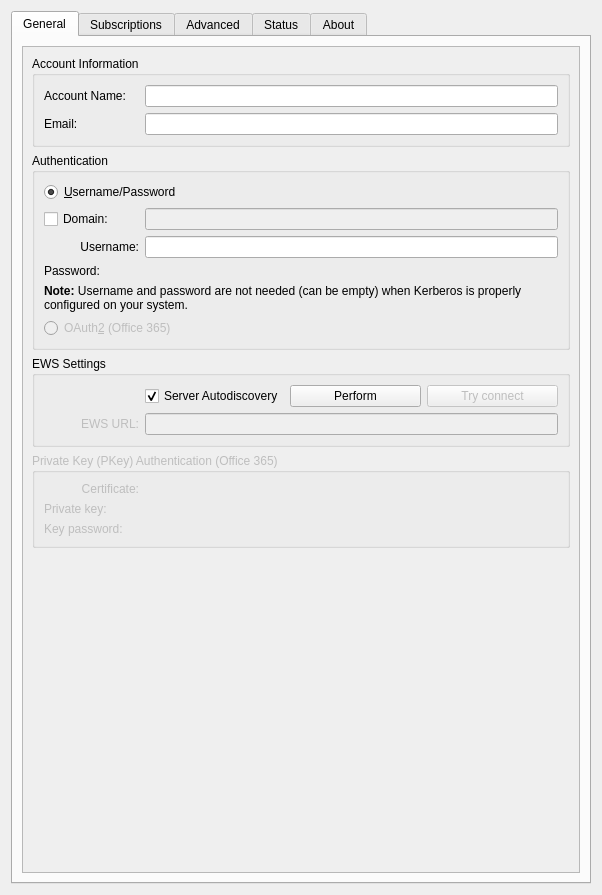
<?xml version="1.0" encoding="UTF-8"?>
<ui version="4.0">
 <class>SetupServerView</class>
 <widget class="QWidget" name="SetupServerView">
  <property name="geometry">
   <rect>
    <x>0</x>
    <y>0</y>
    <width>602</width>
    <height>895</height>
   </rect>
  </property>
  <property name="windowTitle">
   <string>EWS Configuration</string>
  </property>
  <layout class="QVBoxLayout" name="mainLayout">
   <item>
    <widget class="QTabWidget" name="tabWidget">
     <property name="currentIndex">
      <number>0</number>
     </property>
     <widget class="QWidget" name="generalTab">
      <attribute name="title">
       <string comment="General settings tab">General</string>
      </attribute>
      <layout class="QGridLayout">
       <item row="0" column="0">
        <widget class="QScrollArea" name="scrollArea">
         <property name="widgetResizable">
          <bool>true</bool>
         </property>
         <widget class="QWidget" name="scrollAreaWidgetContents">
          <property name="geometry">
           <rect>
            <x>0</x>
            <y>0</y>
            <width>545</width>
            <height>828</height>
           </rect>
          </property>
          <layout class="QVBoxLayout" name="generalTabLayout">
           <item>
            <widget class="QGroupBox" name="accountInfoGroupBox">
             <property name="title">
              <string>Account Information</string>
             </property>
             <layout class="QFormLayout" name="accountInfoGroupBoxLayout">
              <item row="0" column="0">
               <widget class="QLabel" name="accountNameLabel">
                <property name="minimumSize">
                 <size>
                  <width>95</width>
                  <height>0</height>
                 </size>
                </property>
                <property name="text">
                 <string>Account Name:</string>
                </property>
               </widget>
              </item>
              <item row="0" column="1">
               <widget class="QLineEdit" name="accountName">
                <property name="whatsThis">
                 <string>This is the account name that will appear in all Akonadi applications</string>
                </property>
               </widget>
              </item>
              <item row="1" column="0">
               <widget class="QLabel" name="emailLabel">
                <property name="text">
                 <string comment="Exchange account e-mail address">Email:</string>
                </property>
               </widget>
              </item>
              <item row="1" column="1">
               <widget class="QLineEdit" name="kcfg_Email">
                <property name="whatsThis">
                 <string>The e-mail address of this account</string>
                </property>
               </widget>
              </item>
             </layout>
            </widget>
           </item>
           <item>
            <widget class="QGroupBox" name="authenticationGroupBox">
             <property name="title">
              <string>Authentication</string>
             </property>
             <layout class="QVBoxLayout" name="authenticationGroupBoxLayout">
              <item>
               <widget class="QRadioButton" name="authUsernameRadioButton">
                <property name="whatsThis">
                 <string>&lt;html&gt;&lt;head/&gt;&lt;body&gt;&lt;p&gt;Enables traditional username/password authentication against the Exchange server. This includes methods like Basic, NTLM or Kerberos.&lt;/p&gt;&lt;p&gt;This authentication method is considered to be somewhat legacy and is mostly used for smaller on-premise Exchange installations and hosted Office 365 instances, where the administrator has chosen to enable it.&lt;/p&gt;&lt;/body&gt;&lt;/html&gt;</string>
                </property>
                <property name="text">
                 <string comment="authentication type">&amp;Username/Password</string>
                </property>
                <property name="checked">
                 <bool>true</bool>
                </property>
               </widget>
              </item>
              <item>
               <widget class="QWidget" name="authUsernameContainer" native="true">
                <layout class="QVBoxLayout" name="authUsernameContainerLayout">
                 <property name="leftMargin">
                  <number>0</number>
                 </property>
                 <property name="topMargin">
                  <number>0</number>
                 </property>
                 <property name="rightMargin">
                  <number>0</number>
                 </property>
                 <property name="bottomMargin">
                  <number>0</number>
                 </property>
                 <item>
                  <widget class="QWidget" name="authUsernameFieldsContainer" native="true">
                   <layout class="QFormLayout" name="authUsernameFieldsContainerLayout">
                    <property name="leftMargin">
                     <number>0</number>
                    </property>
                    <property name="topMargin">
                     <number>0</number>
                    </property>
                    <property name="rightMargin">
                     <number>0</number>
                    </property>
                    <property name="bottomMargin">
                     <number>0</number>
                    </property>
                    <item row="0" column="0">
                     <widget class="QCheckBox" name="kcfg_HasDomain">
                      <property name="sizePolicy">
                       <sizepolicy hsizetype="Preferred" vsizetype="Preferred">
                        <horstretch>0</horstretch>
                        <verstretch>0</verstretch>
                       </sizepolicy>
                      </property>
                      <property name="whatsThis">
                       <string>&lt;html&gt;&lt;head/&gt;&lt;body&gt;&lt;p&gt;Allows to specify an Active Directory domain for the user.&lt;/p&gt;&lt;p&gt;&lt;span style=&quot; font-weight:600;&quot;&gt;Note:&lt;/span&gt; There is a subtle difference between &amp;quot;empty domain&amp;quot; and &amp;quot;no-domain&amp;quot;.&lt;/p&gt;&lt;p&gt;With an empty domain (Domain checkbox checked, empty domain in edit box) the EWS resource will pass the user with an explicitly empty domain (&amp;quot;\username&amp;quot;).&lt;/p&gt;&lt;p&gt;With no domain set (Domain checkbox cleared) the username will be passed without the domain (&amp;quot;username&amp;quot;), which will cause the server to set the domain to the default one its configured with.&lt;/p&gt;&lt;/body&gt;&lt;/html&gt;</string>
                      </property>
                      <property name="text">
                       <string>Domain:</string>
                      </property>
                     </widget>
                    </item>
                    <item row="0" column="1">
                     <widget class="QLineEdit" name="kcfg_Domain">
                      <property name="enabled">
                       <bool>false</bool>
                      </property>
                      <property name="whatsThis">
                       <string>The Active Directory domain the user belongs to.</string>
                      </property>
                     </widget>
                    </item>
                    <item row="1" column="0">
                     <widget class="QLabel" name="usernameLabel">
                      <property name="minimumSize">
                       <size>
                        <width>95</width>
                        <height>0</height>
                       </size>
                      </property>
                      <property name="text">
                       <string comment="Exchange account username/login">Username:</string>
                      </property>
                      <property name="alignment">
                       <set>Qt::AlignRight|Qt::AlignTrailing|Qt::AlignVCenter</set>
                      </property>
                     </widget>
                    </item>
                    <item row="2" column="0">
                     <widget class="QLabel" name="passwordLabel">
                      <property name="text">
                       <string>Password:</string>
                      </property>
                     </widget>
                    </item>
                    <item row="2" column="1">
                     <widget class="KPasswordLineEdit" name="passwordEdit">
                      <property name="whatsThis">
                       <string>&lt;html&gt;&lt;head/&gt;&lt;body&gt;&lt;p&gt;The password used to login to the Exchange server.&lt;/p&gt;&lt;p&gt;&lt;span style=&quot; font-weight:600;&quot;&gt;Note:&lt;/span&gt; This can be left empty when using Kerberos authentication.&lt;/p&gt;&lt;/body&gt;&lt;/html&gt;</string>
                      </property>
                     </widget>
                    </item>
                    <item row="1" column="1">
                     <widget class="QLineEdit" name="kcfg_Username">
                      <property name="whatsThis">
                       <string>&lt;html&gt;&lt;head/&gt;&lt;body&gt;&lt;p&gt;The username used to login to the Exchange server.&lt;/p&gt;&lt;p&gt;&lt;span style=&quot; font-weight:600;&quot;&gt;Note:&lt;/span&gt; This can be left empty when using Kerberos authentication.&lt;/p&gt;&lt;/body&gt;&lt;/html&gt;</string>
                      </property>
                     </widget>
                    </item>
                   </layout>
                  </widget>
                 </item>
                 <item>
                  <widget class="QLabel" name="kerberosNoteLabel">
                   <property name="text">
                    <string>&lt;html&gt;&lt;head/&gt;&lt;body&gt;&lt;p&gt;&lt;span style=&quot; font-weight:600;&quot;&gt;Note:&lt;/span&gt; Username and password are not needed (can be empty) when Kerberos is properly configured on your system.&lt;/p&gt;&lt;/body&gt;&lt;/html&gt;</string>
                   </property>
                   <property name="scaledContents">
                    <bool>false</bool>
                   </property>
                   <property name="wordWrap">
                    <bool>true</bool>
                   </property>
                  </widget>
                 </item>
                </layout>
               </widget>
              </item>
              <item>
               <widget class="QRadioButton" name="authOAuth2RadioButton">
                <property name="enabled">
                 <bool>false</bool>
                </property>
                <property name="whatsThis">
                 <string>&lt;html&gt;&lt;head/&gt;&lt;body&gt;&lt;p&gt;Enables more modern and stronger authentication based on OAuth2.&lt;/p&gt;&lt;p&gt;This type of authentication will open an organization-supplied webpage, where the user will be able to enter authentication information, which may also include multifactor authentication in form of one-time-passwords generated by tokens.&lt;/p&gt;&lt;p&gt;This method is mostly used for hosted Office 365 instances.&lt;/p&gt;&lt;/body&gt;&lt;/html&gt;</string>
                </property>
                <property name="text">
                 <string>OAuth&amp;2 (Office 365)</string>
                </property>
               </widget>
              </item>
             </layout>
            </widget>
           </item>
           <item>
            <widget class="QGroupBox" name="ewsSettingsGroupBox">
             <property name="title">
              <string>EWS Settings</string>
             </property>
             <layout class="QFormLayout" name="ewsSettingsGroupBoxLayout">
              <item row="1" column="0">
               <widget class="QLabel" name="serverUrlLabel">
                <property name="enabled">
                 <bool>false</bool>
                </property>
                <property name="minimumSize">
                 <size>
                  <width>95</width>
                  <height>0</height>
                 </size>
                </property>
                <property name="text">
                 <string>EWS URL:</string>
                </property>
                <property name="alignment">
                 <set>Qt::AlignRight|Qt::AlignTrailing|Qt::AlignVCenter</set>
                </property>
               </widget>
              </item>
              <item row="1" column="1">
               <widget class="QLineEdit" name="kcfg_BaseUrl">
                <property name="enabled">
                 <bool>false</bool>
                </property>
                <property name="whatsThis">
                 <string>The Microsoft Exchange server URL used to send EWS requests.</string>
                </property>
               </widget>
              </item>
              <item row="0" column="1">
               <widget class="QWidget" name="autodiscoveryContainer" native="true">
                <layout class="QHBoxLayout" name="autodiscoveryContainerLayout">
                 <property name="leftMargin">
                  <number>0</number>
                 </property>
                 <property name="topMargin">
                  <number>0</number>
                 </property>
                 <property name="rightMargin">
                  <number>0</number>
                 </property>
                 <property name="bottomMargin">
                  <number>0</number>
                 </property>
                 <item>
                  <widget class="QCheckBox" name="kcfg_AutoDiscovery">
                   <property name="whatsThis">
                    <string>&lt;html&gt;&lt;head/&gt;&lt;body&gt;&lt;p&gt;Attempts to find out the Microsoft Exchange server address relevant to the supplied e-mail address.&lt;/p&gt;&lt;/body&gt;&lt;/html&gt;</string>
                   </property>
                   <property name="text">
                    <string>Server Autodiscovery</string>
                   </property>
                   <property name="checked">
                    <bool>true</bool>
                   </property>
                  </widget>
                 </item>
                 <item>
                  <widget class="QPushButton" name="autodiscoverButton">
                   <property name="text">
                    <string>Perform</string>
                   </property>
                  </widget>
                 </item>
                 <item>
                  <widget class="QPushButton" name="tryConnectButton">
                   <property name="enabled">
                    <bool>false</bool>
                   </property>
                   <property name="text">
                    <string>Try connect</string>
                   </property>
                  </widget>
                 </item>
                </layout>
               </widget>
              </item>
             </layout>
            </widget>
           </item>
           <item>
            <widget class="QGroupBox" name="pkeyAuthGroupBox">
             <property name="enabled">
              <bool>false</bool>
             </property>
             <property name="whatsThis">
              <string>&lt;html&gt;&lt;head/&gt;&lt;body&gt;&lt;p&gt;Private Key (PKey) Authentication is used as an additional authentication step to OAuth2-based authentication. It uses an X.509 certificate and private key that identifies a trusted device, which was joined to the Azure Directory using a Workplace Join.&lt;/p&gt;&lt;p&gt;Some administrators may mandate use of PKey authentication when connecting to Office 365 from outside of corporate network. In other cases, when multi-factor authentication is set-up, using the PKey authentication can satisfy requirements for strong authentication, in which case entering the MFA code is not required.&lt;/p&gt;&lt;/body&gt;&lt;/html&gt;</string>
             </property>
             <property name="title">
              <string>Private Key (PKey) Authentication (Office 365)</string>
             </property>
             <layout class="QFormLayout" name="pkeyAuthGroupBoxLayout">
              <item row="0" column="0">
               <widget class="QLabel" name="pkeyAuthCertLabel">
                <property name="minimumSize">
                 <size>
                  <width>95</width>
                  <height>0</height>
                 </size>
                </property>
                <property name="text">
                 <string>Certificate:</string>
                </property>
                <property name="alignment">
                 <set>Qt::AlignRight|Qt::AlignTrailing|Qt::AlignVCenter</set>
                </property>
               </widget>
              </item>
              <item row="0" column="1">
               <widget class="KUrlRequester" name="pkeyAuthCert">
                <property name="filter">
                 <string notr="true">*.pem</string>
                </property>
               </widget>
              </item>
              <item row="1" column="0">
               <widget class="QLabel" name="pkeyAuthKeyLabel">
                <property name="text">
                 <string>Private key:</string>
                </property>
               </widget>
              </item>
              <item row="1" column="1">
               <widget class="KUrlRequester" name="pkeyAuthKey">
                <property name="filter">
                 <string notr="true">*.pem</string>
                </property>
               </widget>
              </item>
              <item row="2" column="0">
               <widget class="QLabel" name="pkeyAuthPasswordLabel">
                <property name="text">
                 <string>Key password:</string>
                </property>
               </widget>
              </item>
              <item row="2" column="1">
               <widget class="KPasswordLineEdit" name="pkeyAuthPassword"/>
              </item>
             </layout>
            </widget>
           </item>
           <item>
            <spacer name="generalTabSpacer">
             <property name="orientation">
              <enum>Qt::Vertical</enum>
             </property>
             <property name="sizeHint" stdset="0">
              <size>
               <width>20</width>
               <height>1</height>
              </size>
             </property>
            </spacer>
           </item>
          </layout>
         </widget>
        </widget>
       </item>
      </layout>
     </widget>
     <widget class="QWidget" name="subscriptionTab">
      <attribute name="title">
       <string>Subscriptions</string>
      </attribute>
      <layout class="QVBoxLayout" name="subscriptionTabLayout"/>
     </widget>
     <widget class="QWidget" name="advancedTab">
      <attribute name="title">
       <string comment="Advanced settings tab">Advanced</string>
      </attribute>
      <layout class="QVBoxLayout" name="advancedTabLayout">
       <item>
        <widget class="QGroupBox" name="retrievalMethodGroupBox">
         <property name="title">
          <string>Retrieval</string>
         </property>
         <layout class="QVBoxLayout" name="retrievalMethodGroupBoxLayout">
          <item>
           <widget class="QRadioButton" name="pollRadioButton">
            <property name="whatsThis">
             <string>&lt;html&gt;&lt;head/&gt;&lt;body&gt;&lt;p&gt;Periodically asks for new item change events.&lt;/p&gt;&lt;/body&gt;&lt;/html&gt;</string>
            </property>
            <property name="text">
             <string>Po&amp;ll for new messages</string>
            </property>
           </widget>
          </item>
          <item>
           <widget class="QWidget" name="pollIntervalWidget" native="true">
            <property name="enabled">
             <bool>false</bool>
            </property>
            <layout class="QFormLayout" name="pollingIntervalWidgetLayout">
             <property name="leftMargin">
              <number>48</number>
             </property>
             <property name="topMargin">
              <number>0</number>
             </property>
             <property name="rightMargin">
              <number>0</number>
             </property>
             <property name="bottomMargin">
              <number>0</number>
             </property>
             <item row="1" column="1">
              <widget class="QDoubleSpinBox" name="kcfg_PollInterval">
               <property name="suffix">
                <string> minutes</string>
               </property>
               <property name="decimals">
                <number>1</number>
               </property>
               <property name="minimum">
                <double>0.500000000000000</double>
               </property>
               <property name="singleStep">
                <double>0.500000000000000</double>
               </property>
               <property name="value">
                <double>1.000000000000000</double>
               </property>
              </widget>
             </item>
             <item row="1" column="0">
              <widget class="QLabel" name="pollIntervalLabel">
               <property name="text">
                <string>Interval</string>
               </property>
              </widget>
             </item>
            </layout>
           </widget>
          </item>
          <item>
           <widget class="QRadioButton" name="streamingRadioButton">
            <property name="whatsThis">
             <string>&lt;html&gt;&lt;head/&gt;&lt;body&gt;&lt;p&gt;Streaming notifications behave similarly to push mode - a connection is kept alive and notifications about item changes are delivered instantly.&lt;/p&gt;&lt;p&gt;&lt;br/&gt;&lt;/p&gt;&lt;p&gt;This option requires Exchange server version 2010 SP1 or later.&lt;/p&gt;&lt;/body&gt;&lt;/html&gt;</string>
            </property>
            <property name="text">
             <string>&amp;Use streaming notifications</string>
            </property>
            <property name="checked">
             <bool>true</bool>
            </property>
           </widget>
          </item>
         </layout>
        </widget>
       </item>
       <item>
        <widget class="QGroupBox" name="advAuthenticationGroupBox">
         <property name="title">
          <string>Authentication</string>
         </property>
         <layout class="QVBoxLayout" name="advAuthenticationGroupBoxLayout">
          <item>
           <widget class="QCheckBox" name="kcfg_EnableNTLMv2">
            <property name="whatsThis">
             <string>&lt;html&gt;&lt;head/&gt;&lt;body&gt;&lt;p&gt;By default KDE uses the less secure NTLMv1 authentication. Enabling this will cause the more secure NTLMv2 protocol to be used.&lt;/p&gt;&lt;p&gt;Some newer Microsoft Exchange servers are configured to only allow NTLMv2 authentication. In such case this option must be enabled in order to connect successfully.&lt;/p&gt;&lt;/body&gt;&lt;/html&gt;</string>
            </property>
            <property name="text">
             <string>Enable NTLMv2</string>
            </property>
           </widget>
          </item>
         </layout>
        </widget>
       </item>
       <item>
        <widget class="QGroupBox" name="userAgentGroupBox">
         <property name="whatsThis">
          <string>&lt;html&gt;&lt;head/&gt;&lt;body&gt;&lt;p&gt;Some organizations restrict access to mail only to approved clients, such as Microsoft Outlook. On the server-side this is implemented by analyzing the User-Agent string and only allowing a list of approved clients.&lt;/p&gt;&lt;p&gt;This setting allows to emulate some well known clients as well as providing a custom User-Agent string.&lt;/p&gt;&lt;p&gt;Please be advised that bypasing company policies may result in personal consequences.&lt;/p&gt;&lt;/body&gt;&lt;/html&gt;</string>
         </property>
         <property name="title">
          <string>Use custo&amp;m User Agent</string>
         </property>
         <property name="checkable">
          <bool>true</bool>
         </property>
         <property name="checked">
          <bool>false</bool>
         </property>
         <layout class="QVBoxLayout" name="userAgentGroupBoxLayout">
          <item>
           <widget class="QComboBox" name="userAgentCombo"/>
          </item>
          <item>
           <widget class="QLineEdit" name="userAgentEdit">
            <property name="enabled">
             <bool>false</bool>
            </property>
           </widget>
          </item>
         </layout>
        </widget>
       </item>
       <item>
        <widget class="QGroupBox" name="clearSyncStateGroupBox">
         <property name="title">
          <string>Clear Synchronization State</string>
         </property>
         <layout class="QVBoxLayout" name="verticalLayout">
          <item>
           <widget class="QLabel" name="clearSyncStateLabel">
            <property name="text">
             <string>Resets synchronization state between Exchange and Akonadi. Use in case some items or folders are not showing up despite existing in Exchange.</string>
            </property>
            <property name="wordWrap">
             <bool>true</bool>
            </property>
           </widget>
          </item>
          <item>
           <widget class="QWidget" name="clearSyncStateBtnContainer" native="true">
            <layout class="QHBoxLayout" name="clearSyncStateBtnContainerLayout">
             <property name="leftMargin">
              <number>0</number>
             </property>
             <property name="topMargin">
              <number>0</number>
             </property>
             <property name="rightMargin">
              <number>0</number>
             </property>
             <property name="bottomMargin">
              <number>0</number>
             </property>
             <item>
              <widget class="QPushButton" name="clearFolderTreeSyncStateButton">
               <property name="text">
                <string>Clear Folder Tree State</string>
               </property>
              </widget>
             </item>
             <item>
              <widget class="QPushButton" name="clearFolderItemSyncStateButton">
               <property name="text">
                <string>Clear Folder Item State</string>
               </property>
              </widget>
             </item>
            </layout>
           </widget>
          </item>
         </layout>
        </widget>
       </item>
       <item>
        <spacer name="verticalSpacer">
         <property name="orientation">
          <enum>Qt::Vertical</enum>
         </property>
         <property name="sizeHint" stdset="0">
          <size>
           <width>20</width>
           <height>40</height>
          </size>
         </property>
        </spacer>
       </item>
      </layout>
     </widget>
     <widget class="QWidget" name="statusTab">
      <attribute name="title">
       <string>Status</string>
      </attribute>
      <layout class="QVBoxLayout" name="statusTabLayout">
       <item>
        <widget class="QGroupBox" name="serverStatusGroupBox">
         <property name="title">
          <string>Server Status</string>
         </property>
         <layout class="QFormLayout" name="serverStatusGroupBoxLayout">
          <item row="0" column="0">
           <widget class="QLabel" name="serverStatusLabel">
            <property name="text">
             <string>Status:</string>
            </property>
           </widget>
          </item>
          <item row="0" column="1">
           <widget class="QLabel" name="serverStatusText">
            <property name="text">
             <string comment="Unknown server status">Unknown</string>
            </property>
            <property name="textInteractionFlags">
             <set>Qt::LinksAccessibleByMouse|Qt::TextSelectableByMouse</set>
            </property>
           </widget>
          </item>
          <item row="1" column="0">
           <widget class="QLabel" name="serverVersionLabel">
            <property name="text">
             <string>Version:</string>
            </property>
           </widget>
          </item>
          <item row="1" column="1">
           <widget class="QLabel" name="serverVersionText">
            <property name="text">
             <string comment="Unknown server version">Unknown</string>
            </property>
           </widget>
          </item>
         </layout>
        </widget>
       </item>
       <item>
        <spacer name="statusTabSpacer">
         <property name="orientation">
          <enum>Qt::Vertical</enum>
         </property>
         <property name="sizeHint" stdset="0">
          <size>
           <width>20</width>
           <height>40</height>
          </size>
         </property>
        </spacer>
       </item>
      </layout>
     </widget>
     <widget class="QWidget" name="aboutTab">
      <attribute name="title">
       <string>About</string>
      </attribute>
      <layout class="QHBoxLayout" name="aboutTabLayout">
       <item>
        <widget class="QWidget" name="aboutIconWidget" native="true">
         <layout class="QVBoxLayout" name="aboutIconWidgetLayout">
          <property name="leftMargin">
           <number>0</number>
          </property>
          <property name="topMargin">
           <number>0</number>
          </property>
          <property name="rightMargin">
           <number>0</number>
          </property>
          <property name="bottomMargin">
           <number>0</number>
          </property>
          <item>
           <widget class="QLabel" name="aboutIconLabel">
            <property name="pixmap">
             <pixmap>../../../../../usr/share/icons/hicolor/128x128/apps/akonadi-ews.png</pixmap>
            </property>
           </widget>
          </item>
          <item>
           <spacer name="aboutIconSpacer">
            <property name="orientation">
             <enum>Qt::Vertical</enum>
            </property>
            <property name="sizeHint" stdset="0">
             <size>
              <width>20</width>
              <height>40</height>
             </size>
            </property>
           </spacer>
          </item>
         </layout>
        </widget>
       </item>
       <item>
        <widget class="QWidget" name="aboutTextWidget" native="true">
         <property name="sizePolicy">
          <sizepolicy hsizetype="Expanding" vsizetype="Preferred">
           <horstretch>0</horstretch>
           <verstretch>0</verstretch>
          </sizepolicy>
         </property>
         <layout class="QVBoxLayout" name="aboutTextWidgetLayout">
          <item>
           <widget class="QLabel" name="aboutTextLabel">
            <property name="wordWrap">
             <bool>true</bool>
            </property>
           </widget>
          </item>
          <item>
           <widget class="QLabel" name="aboutVersionLabel"/>
          </item>
          <item>
           <widget class="QLabel" name="aboutCopyrightLabel"/>
          </item>
          <item>
           <widget class="QLabel" name="aboutLicenseLabel">
            <property name="text">
             <string/>
            </property>
            <property name="wordWrap">
             <bool>true</bool>
            </property>
           </widget>
          </item>
          <item>
           <widget class="QLabel" name="aboutUrlLabel">
            <property name="openExternalLinks">
             <bool>true</bool>
            </property>
           </widget>
          </item>
          <item>
           <spacer name="aboutTextSpacer">
            <property name="orientation">
             <enum>Qt::Vertical</enum>
            </property>
            <property name="sizeHint" stdset="0">
             <size>
              <width>20</width>
              <height>40</height>
             </size>
            </property>
           </spacer>
          </item>
         </layout>
        </widget>
       </item>
      </layout>
     </widget>
    </widget>
   </item>
  </layout>
 </widget>
 <customwidgets>
  <customwidget>
   <class>KPasswordLineEdit</class>
   <extends>QWidget</extends>
   <header>kpasswordlineedit.h</header>
  </customwidget>
  <customwidget>
   <class>KUrlRequester</class>
   <extends>QWidget</extends>
   <header>kurlrequester.h</header>
  </customwidget>
 </customwidgets>
 <tabstops>
  <tabstop>tabWidget</tabstop>
  <tabstop>accountName</tabstop>
  <tabstop>kcfg_Email</tabstop>
  <tabstop>authUsernameRadioButton</tabstop>
  <tabstop>kcfg_HasDomain</tabstop>
  <tabstop>kcfg_Domain</tabstop>
  <tabstop>kcfg_Username</tabstop>
  <tabstop>passwordEdit</tabstop>
  <tabstop>authOAuth2RadioButton</tabstop>
  <tabstop>kcfg_AutoDiscovery</tabstop>
  <tabstop>autodiscoverButton</tabstop>
  <tabstop>tryConnectButton</tabstop>
  <tabstop>kcfg_BaseUrl</tabstop>
  <tabstop>pkeyAuthCert</tabstop>
  <tabstop>pkeyAuthKey</tabstop>
  <tabstop>pkeyAuthPassword</tabstop>
  <tabstop>pollRadioButton</tabstop>
  <tabstop>kcfg_PollInterval</tabstop>
  <tabstop>streamingRadioButton</tabstop>
  <tabstop>kcfg_EnableNTLMv2</tabstop>
  <tabstop>userAgentGroupBox</tabstop>
  <tabstop>userAgentCombo</tabstop>
  <tabstop>userAgentEdit</tabstop>
  <tabstop>clearFolderTreeSyncStateButton</tabstop>
  <tabstop>clearFolderItemSyncStateButton</tabstop>
 </tabstops>
 <resources/>
 <connections>
  <connection>
   <sender>kcfg_AutoDiscovery</sender>
   <signal>toggled(bool)</signal>
   <receiver>autodiscoverButton</receiver>
   <slot>setEnabled(bool)</slot>
   <hints>
    <hint type="sourcelabel">
     <x>256</x>
     <y>257</y>
    </hint>
    <hint type="destinationlabel">
     <x>388</x>
     <y>257</y>
    </hint>
   </hints>
  </connection>
  <connection>
   <sender>kcfg_AutoDiscovery</sender>
   <signal>toggled(bool)</signal>
   <receiver>serverUrlLabel</receiver>
   <slot>setDisabled(bool)</slot>
   <hints>
    <hint type="sourcelabel">
     <x>256</x>
     <y>257</y>
    </hint>
    <hint type="destinationlabel">
     <x>95</x>
     <y>297</y>
    </hint>
   </hints>
  </connection>
  <connection>
   <sender>kcfg_AutoDiscovery</sender>
   <signal>toggled(bool)</signal>
   <receiver>kcfg_BaseUrl</receiver>
   <slot>setDisabled(bool)</slot>
   <hints>
    <hint type="sourcelabel">
     <x>256</x>
     <y>257</y>
    </hint>
    <hint type="destinationlabel">
     <x>311</x>
     <y>297</y>
    </hint>
   </hints>
  </connection>
  <connection>
   <sender>pollRadioButton</sender>
   <signal>toggled(bool)</signal>
   <receiver>pollIntervalWidget</receiver>
   <slot>setEnabled(bool)</slot>
   <hints>
    <hint type="sourcelabel">
     <x>260</x>
     <y>89</y>
    </hint>
    <hint type="destinationlabel">
     <x>260</x>
     <y>149</y>
    </hint>
   </hints>
  </connection>
  <connection>
   <sender>kcfg_HasDomain</sender>
   <signal>toggled(bool)</signal>
   <receiver>kcfg_Domain</receiver>
   <slot>setEnabled(bool)</slot>
   <hints>
    <hint type="sourcelabel">
     <x>87</x>
     <y>172</y>
    </hint>
    <hint type="destinationlabel">
     <x>322</x>
     <y>172</y>
    </hint>
   </hints>
  </connection>
  <connection>
   <sender>authUsernameRadioButton</sender>
   <signal>toggled(bool)</signal>
   <receiver>authUsernameContainer</receiver>
   <slot>setEnabled(bool)</slot>
   <hints>
    <hint type="sourcelabel">
     <x>300</x>
     <y>205</y>
    </hint>
    <hint type="destinationlabel">
     <x>300</x>
     <y>290</y>
    </hint>
   </hints>
  </connection>
 </connections>
</ui>
